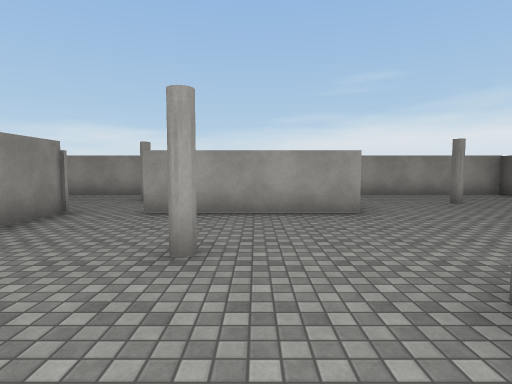
[1] (above)

16 first-person views from a walk through a 3-D level made in the Unity game engine. The camera is 1.5 m above the floor, tilts 4° down and sees 80° across. The floor is counted in squares, 2 m on a side. Each view is taken from the middle of a square. On the plan, view 1 faces up. The plan holds only what a view shows up to about 10 squares ahead; the rest is blank. The place goes on beyond the plan. The player is left out. Some surface patterns are stand-ins.

[2]
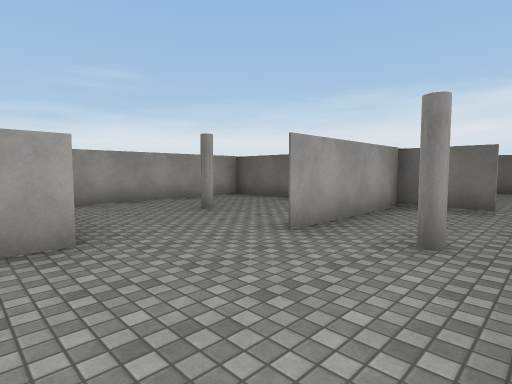

[3]
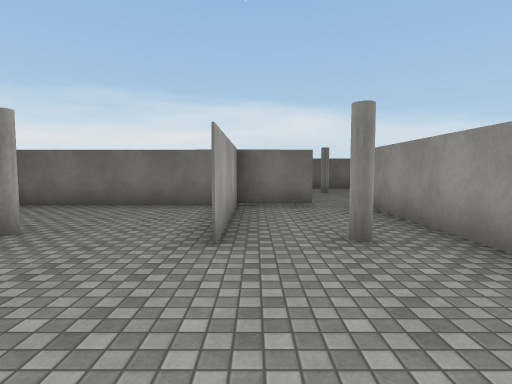

[4]
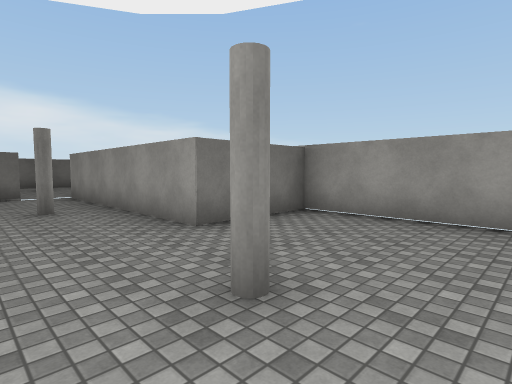

[5]
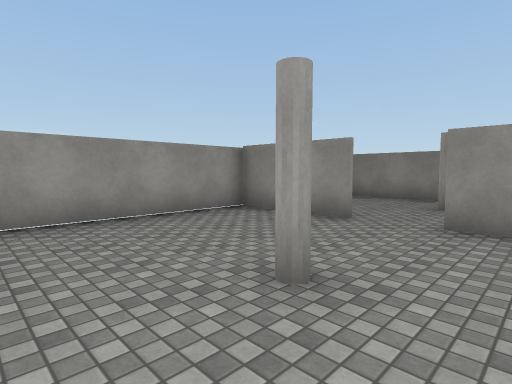

[6]
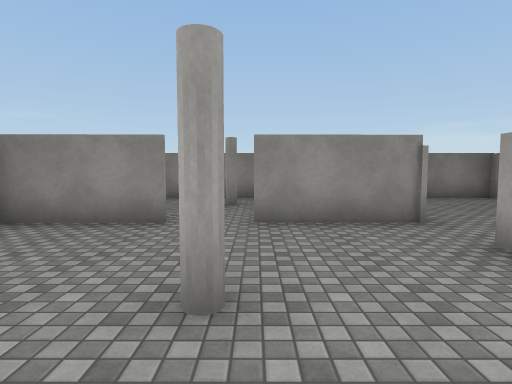

[7]
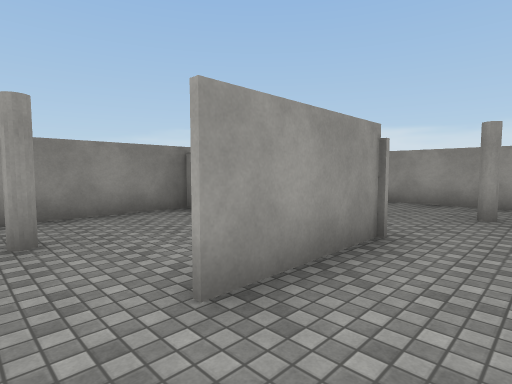

[8]
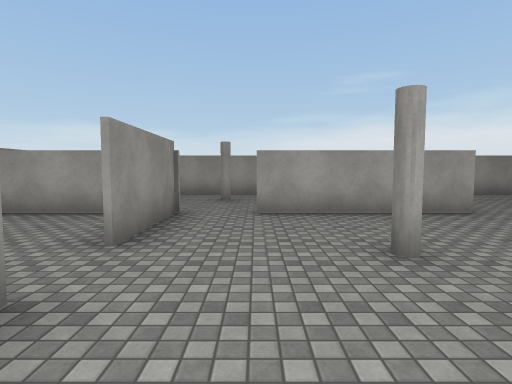

[9]
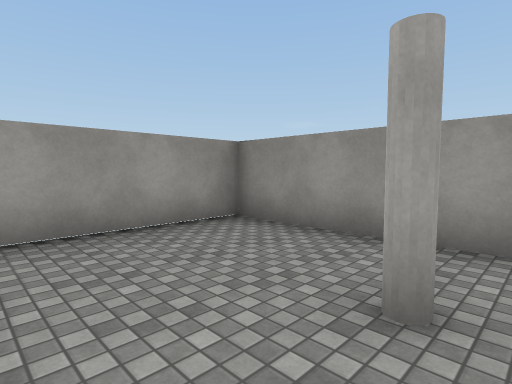

[10]
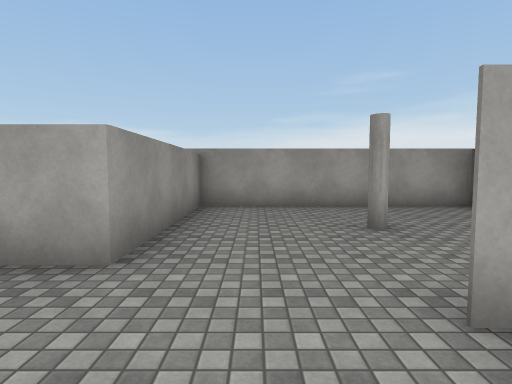

[11]
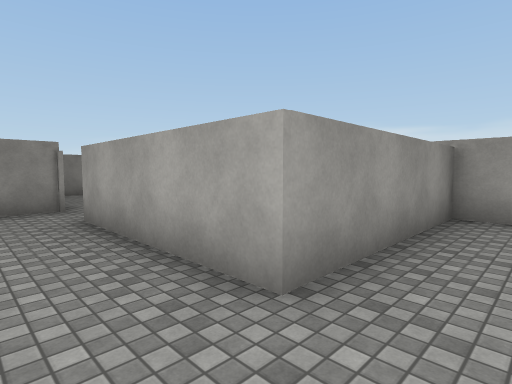

[12]
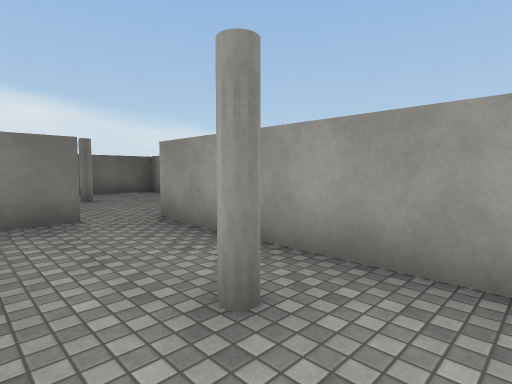

[13]
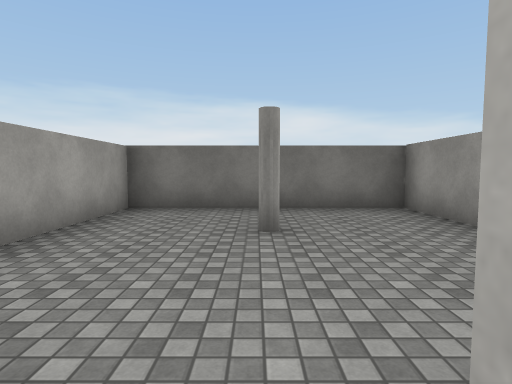

[14]
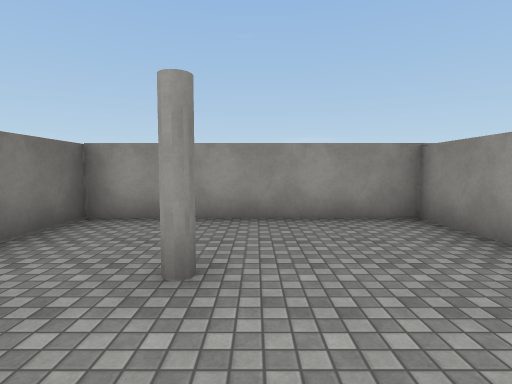

[15]
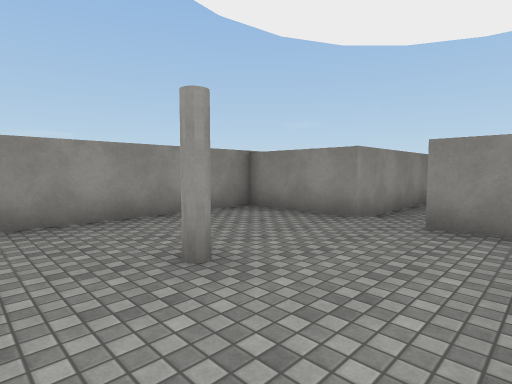

[16]
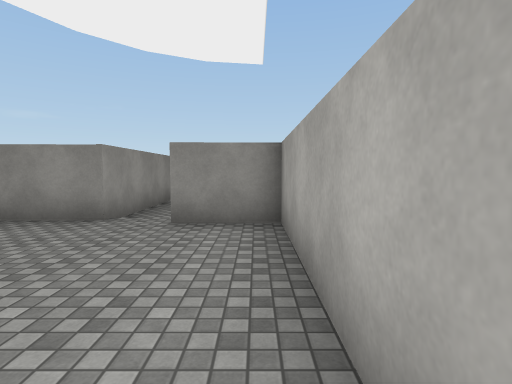

### Floor plan
Points are (right, up) in squares from view 1. A wall is a line through its corners. A room is listed if a view was taken in it or the views show most of it. See-through windows are left out.
Room 1 (views 1, 2, 3, 4, 5, 6, 7, 8, 10, 11, 12, 13)
walls: (1.8, 5.4) (-2, 5.4); (-3.4, 1.7) (-3.4, -0.8) (1.5, -0.8) (1.4, 1.7) (7.4, 1.7); (-3.4, 5.6) (-3.4, 2.9); (8, 4.4) (4, 4.4)
ways out: opening at (-3, 2) to room 2; opening at (7, 2) to room 3; opening at (3, 5) to room 4; gap at (-2, 5) to room 5
objects: cylinder (-1, 3); cylinder (4, 3)
Room 2 (view 9)
walls: (-3.2, 5.4) (-7.4, 5.4); (-7.4, 5.1) (-7.4, -0.8) (-4.2, -0.8)
ways out: opening at (-3, 2) to room 1
objects: cylinder (-6, 2)
Room 3 (views 14, 15, 16)
walls: (7.4, 1.7) (7.4, -0.8) (12.7, -0.8) (12.7, 4.4) (8, 4.4); (7.6, 4.4) (7.7, 2.7)
ways out: opening at (7, 2) to room 1
objects: cylinder (11, 2)
Room 4 (no view inside)
walls: (7.6, 2.7) (7.5, 9.5) (1.8, 9.5) (1.8, 5.4)
ways out: opening at (3, 5) to room 1
objects: cylinder (5, 7)
Room 5 (no view inside)
walls: (-1.9, 9.5) (-7.4, 9.5) (-7.4, 5.1)
ways out: gap at (-2, 5) to room 1
objects: cylinder (-3, 8)

Positions as (right, up) in squares from view 1, and headings:
1: (0, 0), facing up
2: (1, 2), facing up-right
3: (1, 4), facing right
4: (-2, 4), facing down-right
5: (1, 4), facing down-left
6: (1, 3), facing left
7: (-2, 2), facing up-left
8: (-2, 0), facing up
9: (-4, 3), facing down-left
10: (3, 3), facing up
11: (3, 4), facing up-left
12: (3, 4), facing down-right
13: (7, 2), facing right
14: (10, 4), facing down
15: (12, 4), facing down-left
16: (12, 4), facing left
